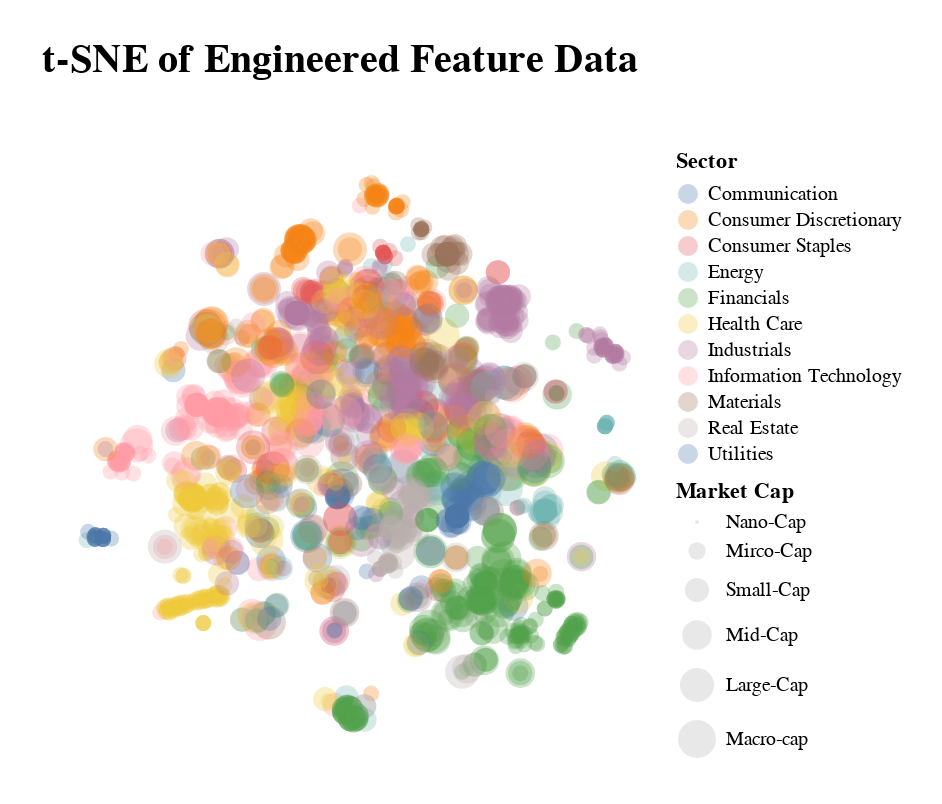

The notebook cell this image was saved under:
### Code cell
plot_cos_chart(perp_models[3])

### Figure 1 — Vega-Lite specification as saved in the notebook (floating-point values rounded to 4 significant figures; data arrays with more than 128 entries replaced by an {"elided": "..."} marker saying what was removed)
{"config": {"view": {"continuousWidth": 300, "continuousHeight": 300, "stroke": null}}, "data": {"name": "data-e6fd914fe7515ccb904d4c9223a3e5c5"}, "mark": {"type": "circle", "opacity": 0.3, "size": 28}, "encoding": {"color": {"field": "Sector", "type": "nominal"}, "size": {"field": "Market Cap", "scale": {"domain": ["Nano-Cap", "Mirco-Cap", "Small-Cap", "Mid-Cap", "Large-Cap", "Macro-cap"]}, "sort": ["Nano-Cap", "Mirco-Cap", "Small-Cap", "Mid-Cap", "Large-Cap", "Macro-cap"], "type": "nominal"}, "tooltip": [{"field": "Sector", "type": "nominal"}, {"field": "Market Cap", "type": "nominal"}], "x": {"axis": null, "field": "tsne1", "title": "", "type": "quantitative"}, "y": {"axis": null, "field": "tsne2", "title": "", "type": "quantitative"}}, "height": 300, "padding": 20, "params": [{"name": "param_8", "select": {"type": "interval", "encodings": ["x", "y"]}, "bind": "scales"}], "title": {"text": "t-SNE of Engineered Feature Data", "fontSize": 20, "offset": 35}, "width": 300, "$schema": "https://vega.github.io/schema/vega-lite/v5.20.1.json", "datasets": {"data-e6fd914fe7515ccb904d4c9223a3e5c5": {"elided": "1910 records"}}}
